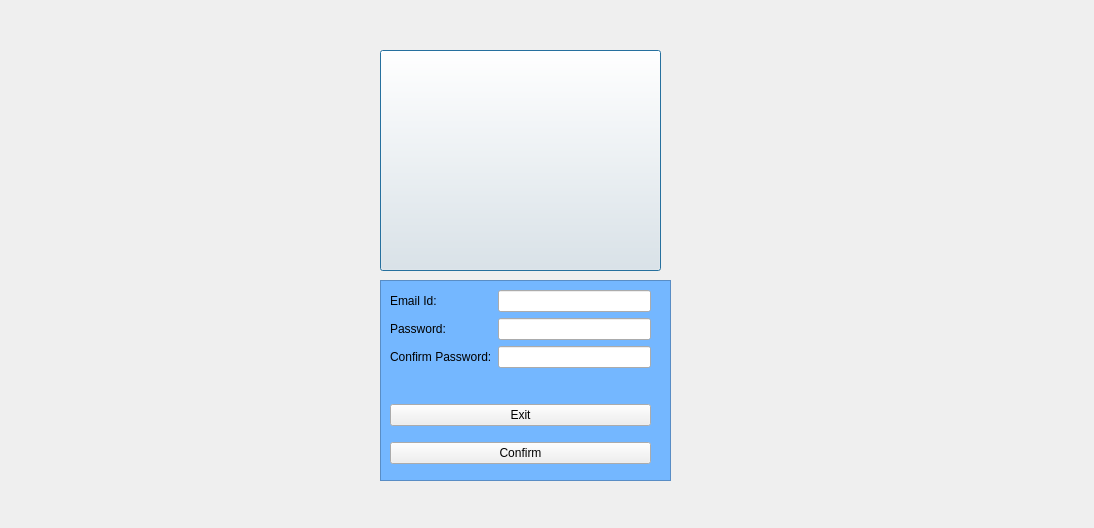
<?xml version="1.0" encoding="UTF-8"?>
<ui version="4.0">
 <class>Dialog</class>
 <widget class="QDialog" name="Dialog">
  <property name="geometry">
   <rect>
    <x>0</x>
    <y>0</y>
    <width>1094</width>
    <height>528</height>
   </rect>
  </property>
  <property name="windowTitle">
   <string>Dialog</string>
  </property>
  <widget class="QPushButton" name="pushButton">
   <property name="geometry">
    <rect>
     <x>380</x>
     <y>50</y>
     <width>281</width>
     <height>221</height>
    </rect>
   </property>
   <property name="styleSheet">
    <string notr="true">QPushButton
{
background-image:url(&quot;C:/Users/abix/OneDrive/Documents/SimpleLoginForm/styles/signup.png&quot;);
}</string>
   </property>
   <property name="text">
    <string/>
   </property>
  </widget>
  <widget class="QFrame" name="frame">
   <property name="geometry">
    <rect>
     <x>380</x>
     <y>280</y>
     <width>291</width>
     <height>201</height>
    </rect>
   </property>
   <property name="styleSheet">
    <string notr="true">QFrame
{
background:#74b7ff;
}</string>
   </property>
   <property name="frameShape">
    <enum>QFrame::StyledPanel</enum>
   </property>
   <property name="frameShadow">
    <enum>QFrame::Raised</enum>
   </property>
   <widget class="QWidget" name="layoutWidget">
    <property name="geometry">
     <rect>
      <x>10</x>
      <y>10</y>
      <width>261</width>
      <height>103</height>
     </rect>
    </property>
    <layout class="QFormLayout" name="formLayout">
     <item row="0" column="0">
      <widget class="QLabel" name="label">
       <property name="text">
        <string>Email Id:</string>
       </property>
      </widget>
     </item>
     <item row="0" column="1">
      <widget class="QLineEdit" name="lineEdit"/>
     </item>
     <item row="1" column="0">
      <widget class="QLabel" name="label_2">
       <property name="text">
        <string>Password:</string>
       </property>
      </widget>
     </item>
     <item row="1" column="1">
      <widget class="QLineEdit" name="lineEdit_2"/>
     </item>
     <item row="2" column="0">
      <widget class="QLabel" name="label_3">
       <property name="text">
        <string>Confirm Password:</string>
       </property>
      </widget>
     </item>
     <item row="2" column="1">
      <widget class="QLineEdit" name="lineEdit_3"/>
     </item>
    </layout>
   </widget>
   <widget class="QWidget" name="layoutWidget_2">
    <property name="geometry">
     <rect>
      <x>10</x>
      <y>114</y>
      <width>261</width>
      <height>81</height>
     </rect>
    </property>
    <layout class="QVBoxLayout" name="verticalLayout">
     <item>
      <widget class="QPushButton" name="exit">
       <property name="text">
        <string>Exit</string>
       </property>
      </widget>
     </item>
     <item>
      <widget class="QPushButton" name="confirm">
       <property name="text">
        <string>Confirm</string>
       </property>
      </widget>
     </item>
    </layout>
   </widget>
  </widget>
 </widget>
 <resources/>
 <connections/>
</ui>
